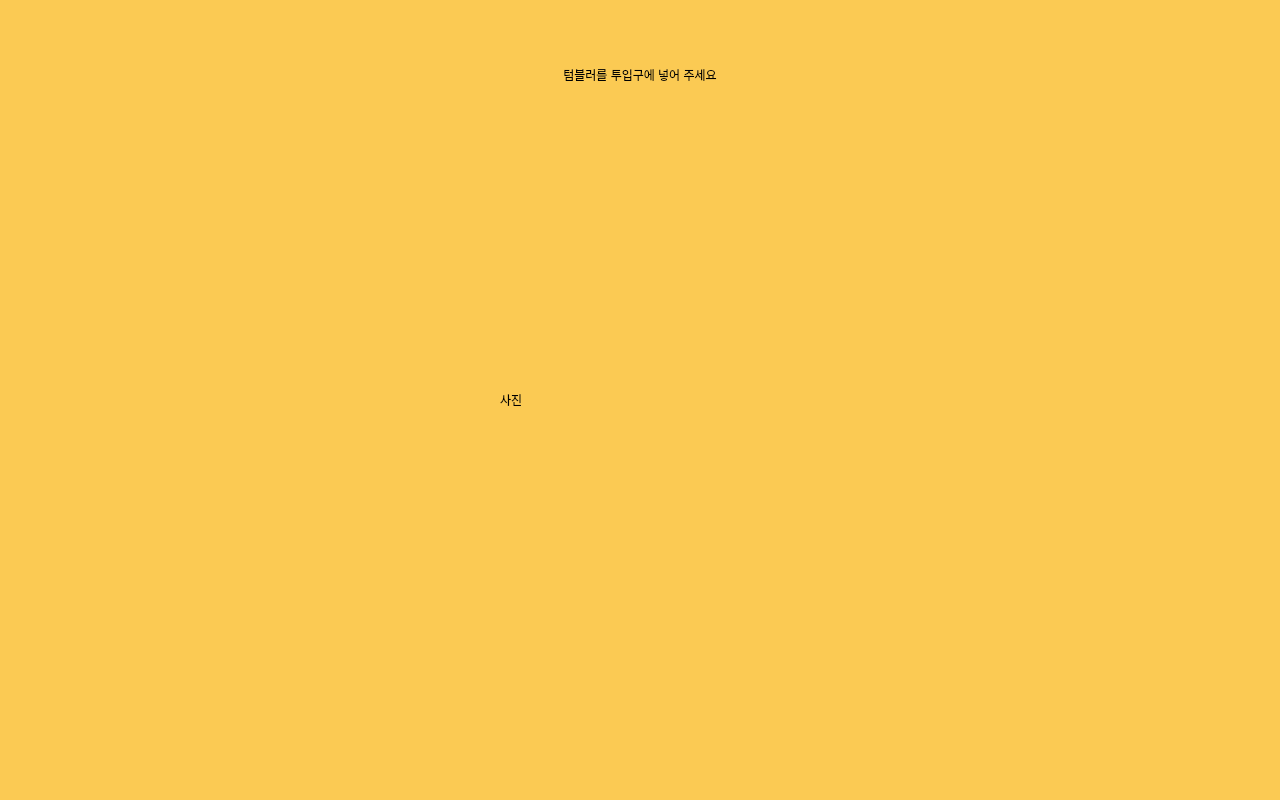
<?xml version="1.0" encoding="UTF-8"?>
<ui version="4.0">
 <class>page1</class>
 <widget class="QMainWindow" name="page1">
  <property name="geometry">
   <rect>
    <x>0</x>
    <y>0</y>
    <width>1280</width>
    <height>800</height>
   </rect>
  </property>
  <property name="windowTitle">
   <string>MainWindow</string>
  </property>
  <property name="styleSheet">
   <string notr="true">background-color:rgb(251,202,83)</string>
  </property>
  <widget class="QWidget" name="centralwidget">
   <widget class="QLabel" name="maintext">
    <property name="geometry">
     <rect>
      <x>0</x>
      <y>40</y>
      <width>1280</width>
      <height>70</height>
     </rect>
    </property>
    <property name="styleSheet">
     <string notr="true">font: 40pt &quot;HY헤드라인M&quot;</string>
    </property>
    <property name="text">
     <string>텀블러를 투입구에 넣어 주세요</string>
    </property>
    <property name="alignment">
     <set>Qt::AlignCenter</set>
    </property>
   </widget>
   <widget class="QLabel" name="cup">
    <property name="geometry">
     <rect>
      <x>500</x>
      <y>200</y>
      <width>280</width>
      <height>400</height>
     </rect>
    </property>
    <property name="text">
     <string>사진</string>
    </property>
   </widget>
  </widget>
  <widget class="QStatusBar" name="statusbar"/>
 </widget>
 <resources/>
 <connections/>
</ui>
